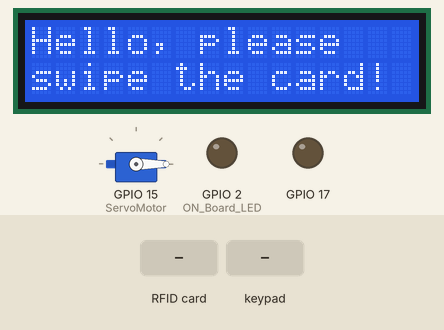
Recording of a sketch running on a simulated ESP32. Shown: 16×2 character LCD, servo, output pins drawn as LEDs (lit = HIGH). The inputs (shaded band) are chosen by the test bench. WiFi joins after 1.5 s; servers stay silent unless stated; uploads are accepted with an empty reply; what the sketch prints to the serial monitor is not drawn.

Above: at 5.3 s.
5.4 s: RFID card 5E 7A 19 C4 held to the reader
At 6.3 s:
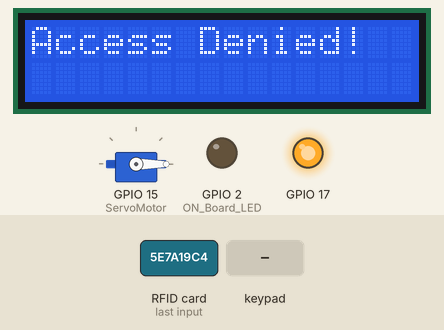
8.4 s: keypad keys 1 5 3 # pressed 0.4 s apart
At 10.7 s:
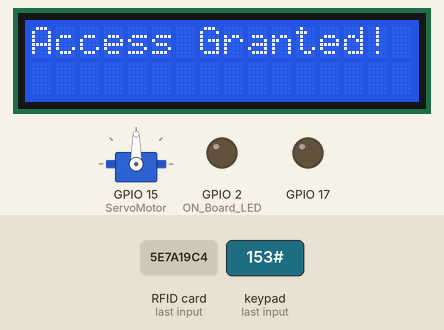
13.0 s: RFID card 5E 7A 19 C4 held to the reader
At 13.9 s:
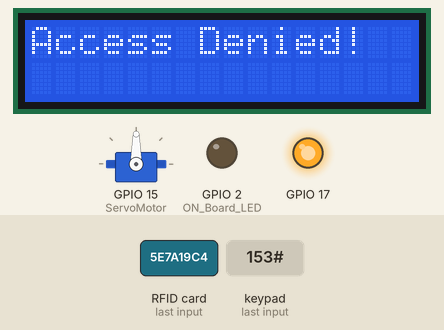
Timing chart, 0 to 18.2 s (numbered marks = the images above; inputs shaded):
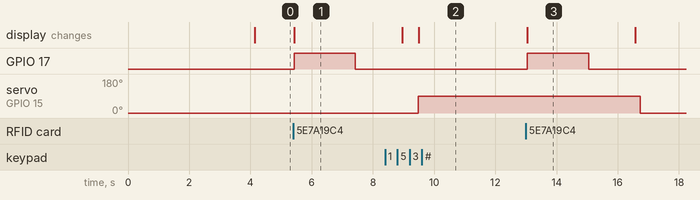

Measured:
- after the input at 5.4 s, GPIO 17: LOW → HIGH at once, → LOW 2.0 s later; the display: changes at once (image 1)
- after the input at 8.4 s, servo on GPIO 15 (ServoMotor): 0° → 90° after 1.1 s; the display: first differs from a run without the input after 1.1 s (image 2)
- after the input at 13.0 s, GPIO 17: LOW → HIGH after 0.05 s, → LOW 2.0 s later; servo on GPIO 15 (ServoMotor): 90° → 0° after 3.7 s instead of 0.11 s; the display: changes after 0.05 s (image 3)

The sketch:

Jad.ino
```cpp
#include <ESP32Servo.h>
#include <Keypad.h>
#include <SPI.h>
#include <MFRC522.h>
#include <LiquidCrystal_I2C.h>
#include <WiFi.h>
#include <HTTPClient.h>
#include <WiFiClient.h>


//----------------------------------------SSID and Password of your WiFi router.
const char* ssid = "Test"; //--> Your wifi name or  SSID.
const char* pass = "123456789"; //--> Your wifi password.
//----------------------------------------

//----------------------------------------Web Server address / IPv4
// If using IPv4, press Windows key + R then type cmd, then type ipconfig (If using Windows OS).
// String host_or_IPv4 = "http://Your_Host_or_IP";
// Example :
// String host_or_IPv4 = "http://192.168.0.0/";
String host_or_IPv4 = "http://yourportablehouse.000webhostapp.com/";

String Destination = "";
String URL_Server = "";
//----------------------------------------

//----------------------------------------
String getData = "";
String payloadGet = "";
//----------------------------------------

//----------------------------------------
HTTPClient http; //--> Declare object of class HTTPClient
WiFiClient client;
//----------------------------------------


// LCD setup
LiquidCrystal_I2C lcd(0x27, 16, 2); // Adjust the address if needed

constexpr uint8_t RST_PIN = 4;
constexpr uint8_t SS_PIN = 5;
MFRC522 rfid(SS_PIN, RST_PIN); // Instance of the class
MFRC522::MIFARE_Key key;
String tag;
#define ON_Board_LED 2
Servo ServoMotor;
const char* password = "153";  // change the password here, just pick any 3 numbers
int position = 0;
double counter = 0;
const byte ROWS = 4;
const byte COLS = 4;
char keys[ROWS][COLS] = {
{'1','2','3','A'},
{'4','5','6','B'},
{'7','8','9','C'},
{'*','0','#','D'}
};

byte rowPins[ROWS] = {13, 12, 14, 27};
byte colPins[COLS] = {33, 32, 25, 26};
Keypad keypad = Keypad( makeKeymap(keys), rowPins, colPins, ROWS, COLS );
int RedpinLock = 12;
int GreenpinUnlock = 13;

void setup()
{
  Serial.begin(115200);
  delay(500);

  WiFi.mode(WIFI_STA);
  WiFi.begin(ssid, pass); //--> Connect to your WiFi router
  Serial.println("");

  //----------------------------------------Wait for connection
  Serial.print("Connecting");
  while (WiFi.status() != WL_CONNECTED) {
    Serial.print(".");

  }
  //----------------------------------------

  //----------------------------------------If successfully connected to the wifi router, the IP Address that will be visited is displayed in the serial monitor
  Serial.println("");
  Serial.print("Successfully connected to : ");
  Serial.println(ssid);
  Serial.print("IP address: ");
  Serial.println(WiFi.localIP());
  Serial.println();
  //----------------------------------------

  delay(2000);
  lcd.init();
  lcd.backlight();
  lcd.setCursor(0, 0);
  lcd.print("Hello, please");
  lcd.setCursor(0, 1);
  lcd.print("swipe the card!");
  ServoMotor.attach(15);
  LockedPosition(true);
  SPI.begin(); // Init SPI bus
  rfid.PCD_Init(); // Init MFRC522
  pinMode(17, OUTPUT);
  pinMode(ON_Board_LED, OUTPUT);
}

void loop()
{

  lcd.setCursor(0, 1);

  if (counter >= 150){

  int id = 1; //--> ID in Database
  getData = "ID=" + String(id);
  Destination = "postServoRead.php";
  URL_Server = host_or_IPv4 + Destination;
  Serial.println("----------------Connect to Server-----------------");
  Serial.println("Get LED Status from Server or Database");
  Serial.print("Request Link : ");
  Serial.println(URL_Server);
  http.begin(client, URL_Server); //--> Specify request destination
  http.addHeader("Content-Type", "application/x-www-form-urlencoded");    //Specify content-type header
  int httpCodeGet = http.POST(getData); //--> Send the request
  payloadGet = http.getString(); //--> Get the response payload from server
  Serial.print("Response Code : "); //--> If Response Code = 200 means Successful connection, if -1 means connection failed. For more information see here : https://en.wikipedia.org/wiki/List_of_HTTP_status_codes
  Serial.println(httpCodeGet); //--> Print HTTP return code
  Serial.print("Returned data from Server : ");
  Serial.println(payloadGet); //--> Print request response payload

  if (payloadGet == "1") {
    ServoMotor.write(90);
  }
  if (payloadGet == "2") {
    ServoMotor.write(0);
  }

  Destination = "postLedRead.php";
  URL_Server = host_or_IPv4 + Destination;
  Serial.println("----------------Connect to Server-----------------");
  Serial.println("Get LED Status from Server or Database");
  Serial.print("Request Link : ");
  Serial.println(URL_Server);
  http.begin(client, URL_Server); //--> Specify request destination
  http.addHeader("Content-Type", "application/x-www-form-urlencoded");    //Specify content-type header
  httpCodeGet = http.POST(getData); //--> Send the request
  payloadGet = http.getString(); //--> Get the response payload from server
  Serial.print("Response Code : "); //--> If Response Code = 200 means Successful connection, if -1 means connection failed. For more information see here : https://en.wikipedia.org/wiki/List_of_HTTP_status_codes
  Serial.println(httpCodeGet); //--> Print HTTP return code
  Serial.print("Returned data from Server : ");
  Serial.println(payloadGet); //--> Print request response payload


  if (payloadGet == "1") {
    digitalWrite(ON_Board_LED, HIGH); //--> Turn on Led
  }
  if (payloadGet == "2") {
    digitalWrite(ON_Board_LED, LOW); //--> Turn off Led
  }


  Serial.println("----------------Closing Connection----------------");
  http.end(); //--> Close connection
  Serial.println();
  Serial.println("Please wait 10 seconds for the next connection.");
  Serial.println();
  //delay(6000);
  counter = 0;
  }
counter ++;


  char key = keypad.getKey();
  if (key == '*' || key == '#')
{
    position = 0;
    LockedPosition(true);
    lcd.clear();
    lcd.print("Hello, please");
    lcd.setCursor(0, 1);
    lcd.print("swipe the card!");
}

  if (key == password[position])
{
    position ++;
}
  if (position == 3)
{
    LockedPosition(false);
    lcd.clear();
    lcd.print("Access Granted!");
    delay(3500);
    lcd.clear();
    lcd.print("Hello, please");
    lcd.setCursor(0, 1);
    lcd.print("swipe the card!");


}

  if(key == 'A'){
    return;
  }

  if ( ! rfid.PICC_IsNewCardPresent())
    return;

  if (rfid.PICC_ReadCardSerial()) {
  for (byte i = 0; i < 4; i++) {
    tag += rfid.uid.uidByte[i];
  }
  Serial.println(tag);

  if (tag == "671498622")
{
    LockedPosition(false);
    Serial.println("Access Granted!");
    lcd.clear();
    lcd.print("Access Granted!");
    digitalWrite(17, HIGH);
    delay(100);
    digitalWrite(17, LOW);
    delay(100);
    digitalWrite(17, HIGH);
    delay(100);
    digitalWrite(17, LOW);
    delay(100);
    digitalWrite(17, HIGH);
    delay(100);
    digitalWrite(17, LOW);
    delay(100);
    delay(3500);
    lcd.clear();
    lcd.print("Hello, please");
    lcd.setCursor(0, 1);
    lcd.print("swipe the card!");


} else {
    Serial.println("Access Denied!");
    lcd.clear();
    lcd.print("Access Denied!");
    digitalWrite(17, HIGH);
    delay(2000);
    digitalWrite(17, LOW);
    delay(1500);
    lcd.clear();
    lcd.print("Hello, please");
    lcd.setCursor(0, 1);
    lcd.print("swipe the card!");

  }
}
  tag = "";
  rfid.PICC_HaltA();
  rfid.PCD_StopCrypto1();

delay(100);


}

void LockedPosition(int locked)
{
  if (locked)
{
    digitalWrite(RedpinLock, HIGH);
    digitalWrite(GreenpinUnlock, LOW);
    ServoMotor.write(0);
}
else
{
    digitalWrite(RedpinLock, LOW);
    digitalWrite(GreenpinUnlock, HIGH);
    ServoMotor.write(90);
}

}
```
